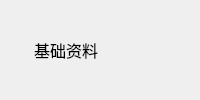
      <widget class="QWidget" name="widget_title" native="true">
       <property name="sizePolicy">
        <sizepolicy hsizetype="Preferred" vsizetype="Maximum">
         <horstretch>0</horstretch>
         <verstretch>0</verstretch>
        </sizepolicy>
       </property>
       <property name="minimumSize">
        <size>
         <width>100</width>
         <height>33</height>
        </size>
       </property>
       <property name="font">
        <font>
         <family>Arial</family>
         <pointsize>12</pointsize>
        </font>
       </property>
       <property name="mouseTracking">
        <bool>false</bool>
       </property>
       <layout class="QHBoxLayout" name="horizontalLayout_29" stretch="0,0,0">
        <property name="spacing">
         <number>4</number>
        </property>
        <property name="sizeConstraint">
         <enum>QLayout::SetNoConstraint</enum>
        </property>
        <property name="margin">
         <number>0</number>
        </property>
        <item>
         <widget class="QLabel" name="lab_Ico">
          <property name="sizePolicy">
           <sizepolicy hsizetype="Minimum" vsizetype="Preferred">
            <horstretch>0</horstretch>
            <verstretch>0</verstretch>
           </sizepolicy>
          </property>
          <property name="minimumSize">
           <size>
            <width>30</width>
            <height>0</height>
           </size>
          </property>
          <property name="text">
           <string/>
          </property>
          <property name="alignment">
           <set>Qt::AlignCenter</set>
          </property>
         </widget>
        </item>
        <item>
         <widget class="QLabel" name="lab_Title">
          <property name="sizePolicy">
           <sizepolicy hsizetype="Expanding" vsizetype="Preferred">
            <horstretch>0</horstretch>
            <verstretch>0</verstretch>
           </sizepolicy>
          </property>
          <property name="styleSheet">
           <string notr="true">font: 10pt &quot;微软雅黑&quot;;</string>
          </property>
          <property name="text">
           <string>基础资料</string>
          </property>
          <property name="alignment">
           <set>Qt::AlignLeading|Qt::AlignLeft|Qt::AlignVCenter</set>
          </property>
         </widget>
        </item>
        <item>
         <widget class="QWidget" name="widget_menu" native="true">
          <property name="sizePolicy">
           <sizepolicy hsizetype="Minimum" vsizetype="Preferred">
            <horstretch>0</horstretch>
            <verstretch>0</verstretch>
           </sizepolicy>
          </property>
          <layout class="QHBoxLayout" name="horizontalLayout_30">
           <property name="spacing">
            <number>0</number>
           </property>
           <property name="margin">
            <number>0</number>
           </property>
           <item>
            <widget class="QPushButton" name="btnMenu_Close">
             <property name="sizePolicy">
              <sizepolicy hsizetype="Minimum" vsizetype="Expanding">
               <horstretch>0</horstretch>
               <verstretch>0</verstretch>
              </sizepolicy>
             </property>
             <property name="minimumSize">
              <size>
               <width>40</width>
               <height>0</height>
              </size>
             </property>
             <property name="cursor">
              <cursorShape>ArrowCursor</cursorShape>
             </property>
             <property name="focusPolicy">
              <enum>Qt::NoFocus</enum>
             </property>
             <property name="toolTip">
              <string>关闭</string>
             </property>
             <property name="text">
              <string/>
             </property>
             <property name="flat">
              <bool>true</bool>
             </property>
            </widget>
           </item>
          </layout>
         </widget>
        </item>
       </layout>
      </widget>
